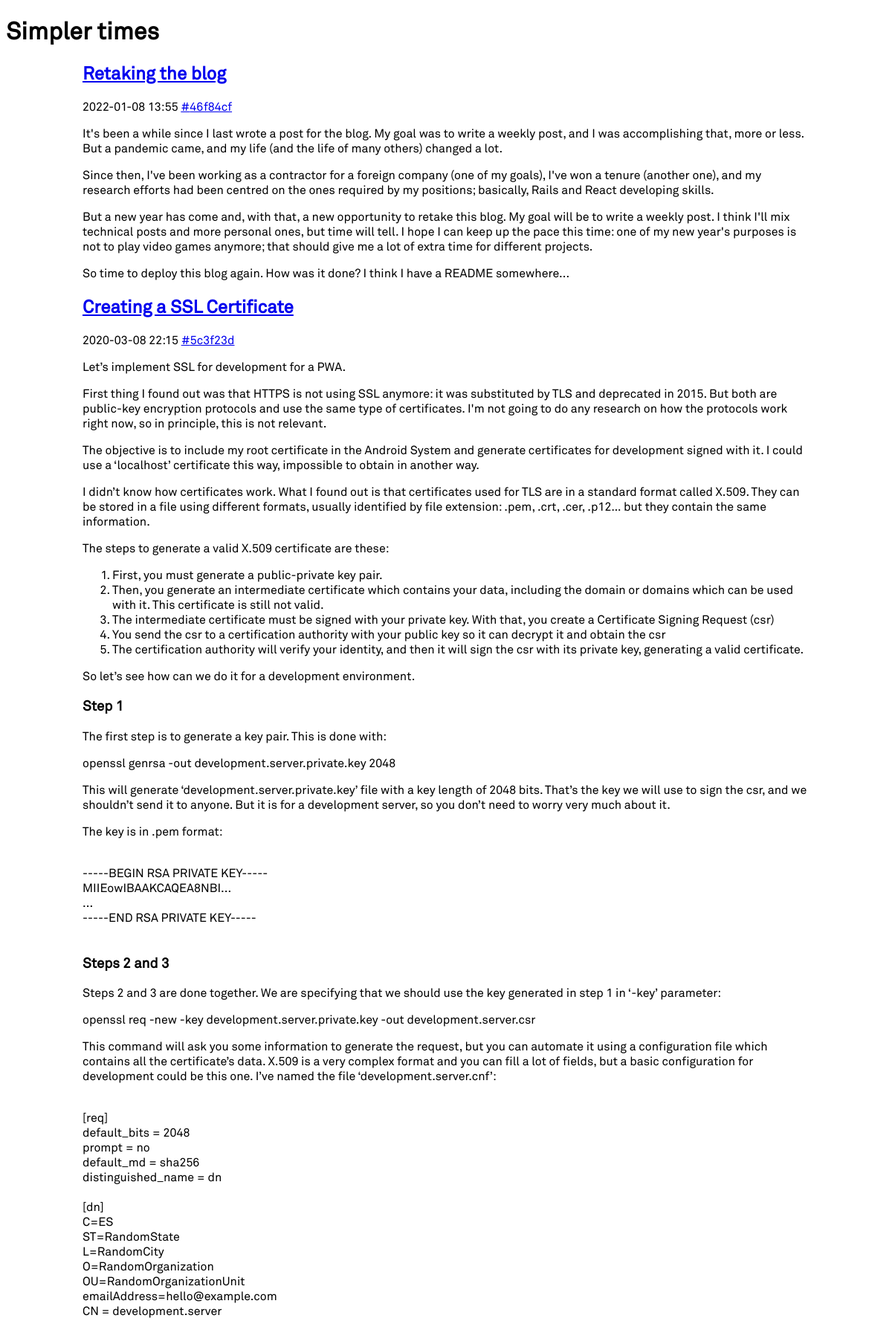
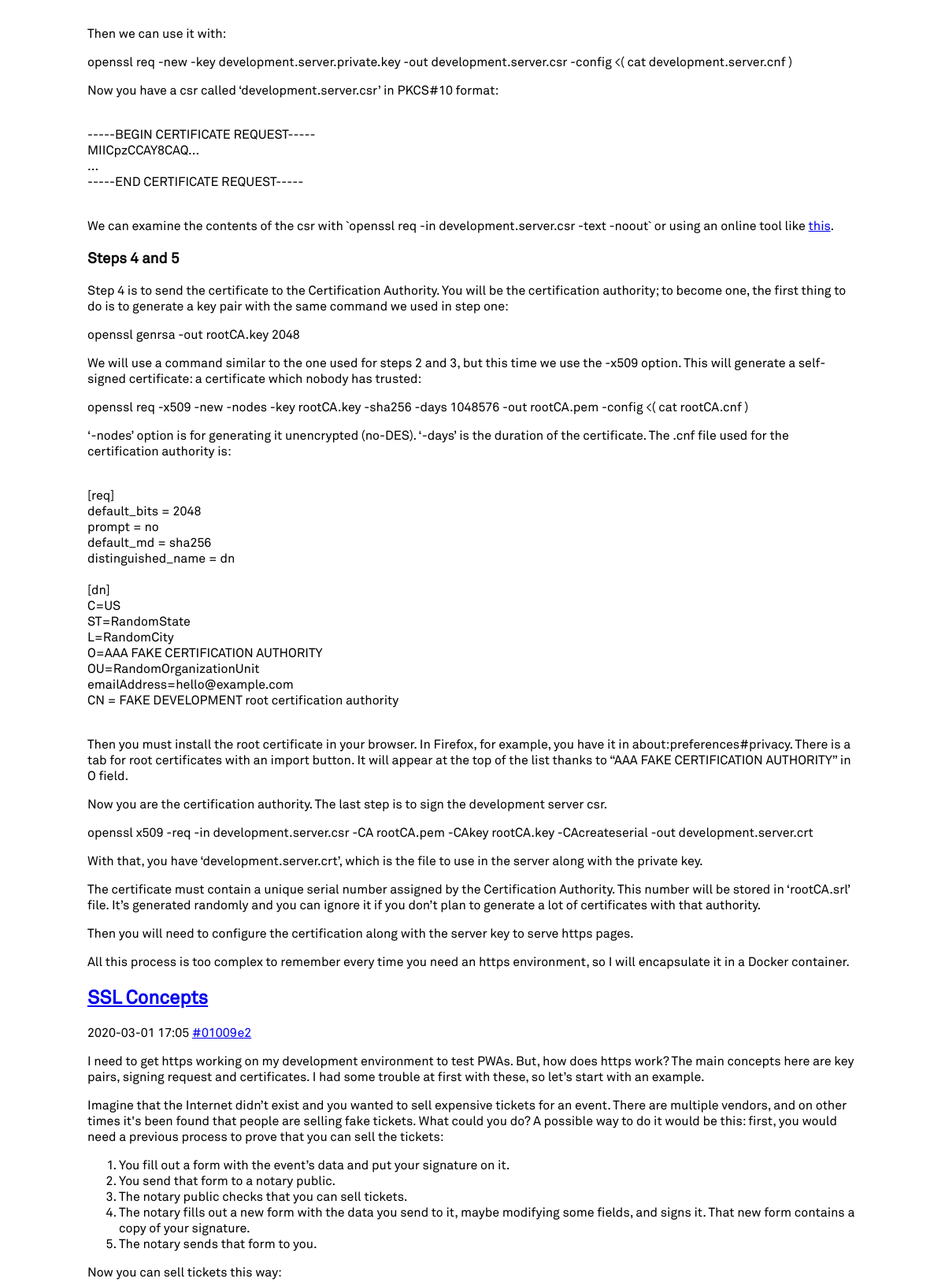
The page / (upper part) on the database its author committed (2 pictures, top to bottom).
### tables this page shows
CREATE TABLE "Posts" (
	`title`	TEXT NOT NULL,
	`creation_datetime`	TEXT NOT NULL,
	`content`	TEXT,
	`commit`	TEXT,
	`id`	INTEGER NOT NULL PRIMARY KEY AUTOINCREMENT UNIQUE,
	`friendly_name`	TEXT NOT NULL UNIQUE
);

### simplertimes/__init__.py (the view)
    @app.route('/')
    def root():
        from simplertimes.posts import PostsRepository
        pr = PostsRepository(get_db())
        return render_template('/index.html', posts=pr.home_posts())

### simplertimes/db.py (called while the page is built)
def get_db():
    if 'db' not in g:
        g.db = SQLite3DB(current_app.config['DATABASE'])
    return g.db

### simplertimes/posts/post_factory.py (called while the page is built)
def value_of(field_names, row, field):
    try:
        return row[field_names.index(field)]
    except ValueError:
        return None

    @staticmethod
    def from_sqlite3_row(cursor, row):
        field = lambda x: value_of(field_names, row, x)
        field_names = list(map(lambda x:x[0], cursor.description))
        return Post(
            id = field('id'),
            friendly_name = field('friendly_name'),
            title = field('title'),
            date = field('creation_datetime'),
            content = field('content'),
            commit = field('commit'),
        )

### simplertimes/posts/posts_repository.py (called while the page is built)
    def home_posts(self):
        cursor = self.db.query(
            '''
            SELECT * FROM Posts
            ORDER BY date(Posts.creation_datetime) desc
            '''
            ,factory = PostFactory.from_sqlite3_row)
        return cursor

### simplertimes/sqlite3db.py (called while the page is built)
    def __db(self):
        if not self.__db_conn:
            self.__db_conn = sqlite3.connect(
                self.__db_path,
                detect_types=sqlite3.PARSE_DECLTYPES
            )
            self.__db_conn.row_factory = sqlite3.Row
        return self.__db_conn

    def close(self):
        if self.__db_conn is not None:
            self.__db_conn.close()

    def query(self, query, args_array=[], one=False, factory=sqlite3.Row):
        self.__db().row_factory = factory
        cur = self.__db().execute(query, tuple(args_array))
        if one:
            row = cur.fetchone()
        else:
            rv = cur.fetchall()
        cur.close()
        return row if one else rv

### simplertimes/templates/index.html
{% extends "base.html" %}
{% block content %}
<main>
{% for post in posts %}
    {% include "post.html" %}
{% endfor %}
</main>
{% endblock %}

### simplertimes/templates/post.html
{% from '_helpers.html' import commit_url %}
<article>
    <h1><a href="{{ url_for('.post', friendly_name = post.friendly_name) }}">{{ post.title }}</a></h1>
    <p class="post_datetime">
        {{ post.date }}
        {{ commit_url(post.commit) }}
    </p>
    {{ post.content | safe }}
</article>

### simplertimes/templates/_helpers.html
{% macro commit_url(commit) %}
    {% if commit %}
        <a href='{{ config.REPOSITORY }}/tree/{{ commit }}'>#{{ commit }}</a>
    {% endif %}
{% endmacro %}

### simplertimes/static/style.css (style rules this page uses)
* { font-family: 'Akkurat', Arial, sans-serif; }
main { max-width: 978px; margin: 0 auto; }

### rows shown on the page
Posts: title "Retaking the blog", date "2022-01-08 13:55", commit "46f84cf", content "It's been a while since I last wrote a post for the blog. My goal was to write a weekly post, and I was accomplishing that, more or less. But a pandemic came, and my life (and the life of many others) changed a lot. Since then, I've been working as a contractor for a foreign company (one of my goals), I've won a tenure (another one), and my research efforts had been centred on the ones required by my positions; basically, Rails and React developing skills. But a new year has come and, with that, a new opportunity to retake this blog. My goal will be to write a weekly post. I think I'll mix technical posts and more personal ones, but time will tell. I hope I can keep up the pace this time:…"
Posts: title "Creating a SSL Certificate", date "2020-03-08 22:15", commit "5c3f23d", content "Let’s implement SSL for development for a PWA. First thing I found out was that HTTPS is not using SSL anymore: it was substituted by TLS and deprecated in 2015. But both are public-key encryption protocols and use the same type of certificates. I'm not going to do any research on how the protocols work right now, so in principle, this is not relevant. The objective is to include my root certificate in the Android System and generate certificates for development signed with it. I could use a ‘localhost’ certificate this way, impossible to obtain in another way. I didn’t know how certificates work. What I found out is that certificates used for TLS are in a standard format called X.509. They…"
Posts: title "SSL Concepts", date "2020-03-01 17:05", commit "01009e2", content "I need to get https working on my development environment to test PWAs. But, how does https work? The main concepts here are key pairs, signing request and certificates. I had some trouble at first with these, so let’s start with an example. Imagine that the Internet didn’t exist and you wanted to sell expensive tickets for an event. There are multiple vendors, and on other times it's been found that people are selling fake tickets. What could you do? A possible way to do it would be this: first, you would need a previous process to prove that you can sell the tickets: You fill out a form with the event’s data and put your signature on it. You send that form to a notary public. The notary…"
